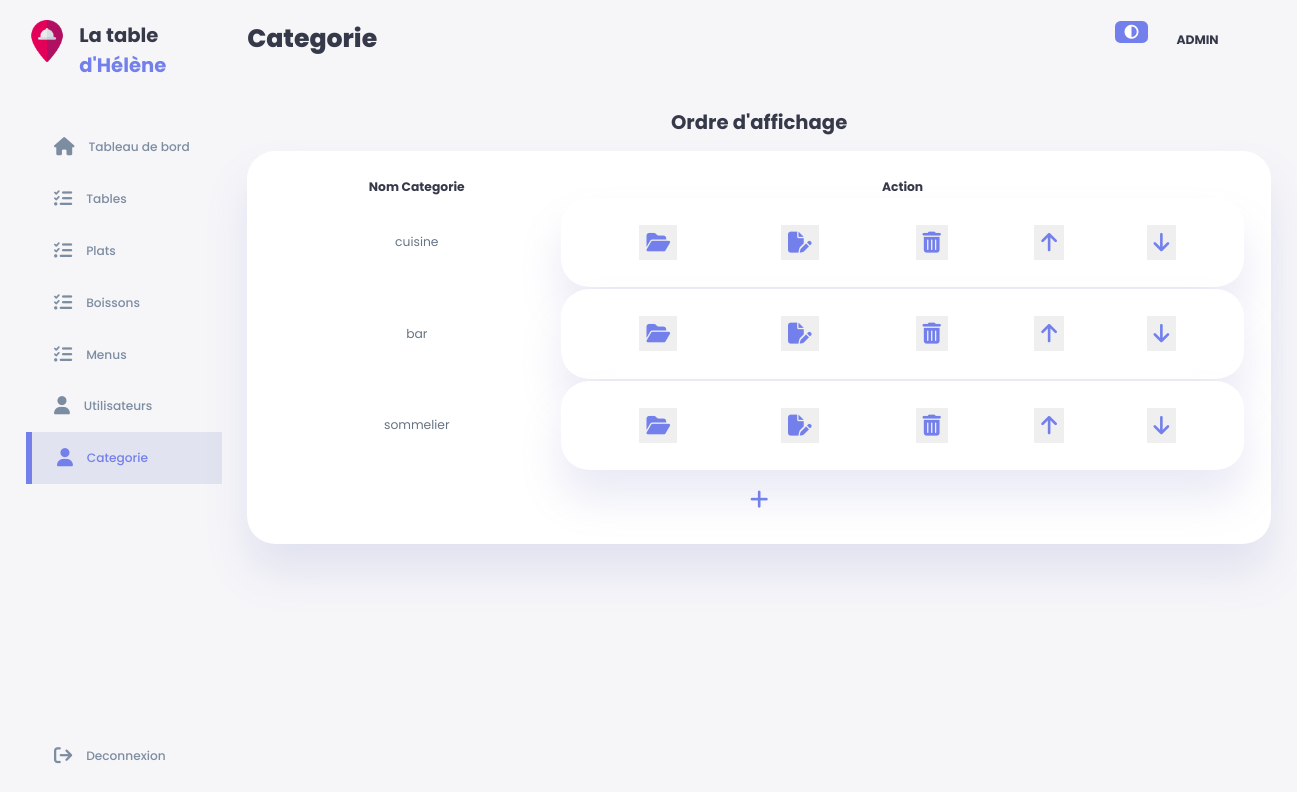
The app's page /index.php?page=categorie (signed in) with its own data.
### tables this page shows
CREATE TABLE `categorie_plat` (
  `id_cat` int(11) NOT NULL,
  `nom_cat` varchar(30) NOT NULL,
  `ordre_affichage_cat` int(11) NOT NULL
);

### index.php (called while the page is built, shortened)
<?php
require_once("include/secu.php");

### view/admin/categorie/categorie.php (the view, shortened to what this page needs)
<?php
if ($_SESSION["role"] == "admin") {
    ?>
    <!DOCTYPE html>
    <html lang="en">
    <head>
        <link rel="stylesheet" href="/SGRC/css/style_admin/produit/produit.css" />
        <link rel="stylesheet" href="/SGRC/css/style_admin/tableau_de_bord/tableau_de_bord.css" />
    </head>
    <body>
        <div class="container">
            <aside>
                <div class="top">
                    <div class="logo">
                        <img src="/SGRC/image/img/source/logo.png" alt="logo du site" />
                        <h2>La table <span class="primary">d'Hélène</span></h2>
                    </div>
                </div>
                <div class="sidebar">
                    <a href="?page=tableau">
                        <i class="fa-solid fa-house"></i>
                        <h3>Tableau de bord</h3>
                    </a>
                    <a href="?page=table">
                        <i class="fa-solid fa-list-check"></i>
                        <h3>Tables</h3>
                    </a>
                    <a href="?page=plat">
                        <i class="fa-solid fa-list-check"></i>
                        <h3>Plats</h3>
                    </a>
                    <a href="?page=boisson">
                        <i class="fa-solid fa-list-check"></i>
                        <h3>Boissons</h3>
                    </a>
                    <a href="?page=menu">
                        <i class="fa-solid fa-list-check"></i>
                        <h3>Menus</h3>
                    </a>
                    <a href="?page=users">
                        <i class="fa-solid fa-user"></i>
                        <h3>Utilisateurs</h3>
                    </a>
                    <a href="?page=categorie" class="active">
                        <i class="fa-solid fa-user"></i>
                        <h3>Categorie</h3>
                    </a>
                    <a href="/SGRC/php/deconnexion.php">
                        <i class="fa-solid fa-arrow-right-from-bracket"></i>
                        <h3>Deconnexion</h3>
                    </a>
                </div>
            </aside>
        <main>
            <h1>Categorie</h1>
            <div class="Produits">
                    <table class="table-grid">
                        <caption>
                            Ordre d'affichage
                        </caption>
                        <thead>
                            <tr>
                                <th>Nom Categorie</th>
                                <th>Action</th>
                            </tr>
                        </thead>
                        <?php
                        foreach ($categories as $categorie) {
                            ?>
                            <tbody>
                                <tr>
                                    <td>
                                        <?php echo $categorie['nom_cat']; ?>
                                    </td>
                                    <td>
                                        <table>
                                            <tr>
                                                <td>
                                                    <form method="post" action="?page=sous_categorie">
                                                        <button type="submit" value="modifier" class="btn btn-primmary"><i
                                                                class="fa-solid fa-folder-open"></i></button>
                                                    </form>
                                                </td>
                                                <td>
                                                    <form action="?page=modif_categorie" method="post">
                                                        <button type="submit" value="modifier" class="btn btn-primary"><i
                                                                class="fa-solid fa-file-pen"></i></button>
                                                    </form>
                                                </td>
                                                <td>
                                                    <form method="post" action="?page=suppr_cat">
                                                        <button type="submit"
                                                            onclick="return confirm ('êtes-vous sûr de vouloir supprimer ?')"><i
                                                                class="fa-solid fa-trash-can"></i></button>
                                                    </form>
                                                </td>
                                                <td>
                                                    <form method="post">
                                                        <button type="submit" value="modifier" class="btn btn-primmary"><i
                                                                class="fa-solid fa-arrow-up"></i></button>
                                                    </form>
                                                </td>
                                                <td>
                                                    <form method="post">
                                                        <button type="submit" value="modifier" class="btn btn-primmary"><i
                                                                class="fa-solid fa-arrow-down"></i></button>
                                                    </form>
                                                </td>
                                            </tr>
                                        </table>
                                    </td>
                                </tr>
                            </tbody>
                            <?php
                        }
                        ?>
                        <tr class="add">
                            <td colspan="4">
                                <a href="?page=ajout_categorie">
                                    <i class="fa-solid fa-plus"></i>
                                </a>
                            </td>
                        </tr>
                    </table>
            </main>
            <div class="right">
                <div class="top">
                    <div class="theme-toggler" id="theme-toggler">
                        <i class="fa-solid fa-circle-half-stroke active"></i>
                    </div>
                    <div class="profil">
                        <div class="info">
                            <br>
                            <p style="text-transform: uppercase;"><b>
                                    <?php echo $_SESSION['role'] ?>
                                </b></p>
                        </div>
                        <div class="profil-photot">
                        </div>
                    </div>
                </div>
            </div>
        </div>
    </body>
    </html>
    <?php
} else {
    echo ("vous n'avez pas le droit d'être là");
    header("Location:../../../index.php");
    exit();
}
?>

### css/style_admin/produit/produit.css (style rules this page uses)
main { margin-top: 1.4rem; }
main .Produits { margin-top: 2rem; display: grid; grid-template-columns: repeat(2, 1fr); gap: 1.6rem; }
.table-grid:nth-child(1) { grid-column: 1 / 3; }
main .Produits i { padding: 0.5rem; color: var(--color-primary); font-size: 1.5rem; }
main .Produits table caption { font-size: 1.4rem; font-weight: bold; text-align: center; margin: 1.5rem 0 1rem 0; }
main .Produits table { background: var(--color-white); width: 100%; border-radius: var(--card-border-radius); padding: var(--card-padding); text-align: center; box-shadow: var(--box-shadow); transition: all 300ms ease; }
main table tbody td { height: 2.8rem; border-bottom: 1px solid var(--color-light); color: var(--color-dark-variant); }
.add td i { margin-top: 10px; }
main table tbody tr:last-child td { border: none; }

### css/style_admin/tableau_de_bord/tableau_de_bord.css (style rules this page uses)
:root { --color-primary: #7380ec; --color-danger: #ff7782; --color-success: #41f1b6; --color-warning: #ffbb55; --color-white: #fff; --color-info-dark: #7d8da1; --color-info-light: #dce1eb; --color-dark: #363949; --color-light: rgba(132, 139, 200, 0.18); --color-primary-variant: #111e88; --color-dark-variant: #677483; --color-background: #f6f6f9; --color-scroll: #e5e5e5; --card-border-radius: 2rem; --boder-radius-1: 0.4rem; --boder-radius-2: 0.8rem; --boder-radius-3: 1.2rem; --card-padding: 1.8rem; --padding-1: 1.2rem; --box-shadow: 0 2rem 3rem var(--color-light); }
* { margin: 0; padding: 0; outline: 0; appearance: none; border: 0; text-decoration: none; list-style: none; box-sizing: border-box; }
html { font-size: 14px; }
body { width: 100vw; height: 100vh; font-family: poppins, sans-serif; font-size: 0.88rem; background-color: var(--color-background); user-select: none; overflow-x: hidden; color: var(--color-dark); zoom: 100%; }
.container { display: grid; width: 96%; margin: 0 auto; gap: 1.8rem; grid-template-columns: 14rem auto; }
a { color: var(--color-dark); }
img { display: block; width: 100%; }
h1 { font-weight: 800; font-size: 1.8rem; }
h2 { font-size: 1.4rem; }
h3 { font-size: 0.87rem; }
.profil-photot { width: 2.8rem; height: 2.8rem; border-radius: 50%; overflow: hidden; }
p { color: var(--color-dark-variant); }
b { color: var(--color-dark); }
.primary { color: var(--color-primary); }
aside { height: 100vh; }
aside .top { display: flex; align-items: center; justify-content: space-between; margin-top: 1.4rem; }
aside .logo { display: flex; gap: 0.8rem; }
aside .logo img { width: 3rem; height: 3rem; }
aside .sidebar { display: flex; flex-direction: column; height: 86vh; position: relative; top: 3rem; }
aside h3 { font-weight: 500; }
aside .sidebar a { display: flex; color: var(--color-info-dark); margin-left: 2rem; gap: 1rem; align-items: center; position: relative; height: 3.7rem; transition: all 300ms ease; }
aside .sidebar a i { font-size: 1.3rem; }
aside .sidebar a i { transition: all 300ms ease; }
aside .sidebar a:last-child { position: absolute; bottom: 2rem; width: 100%; }
aside .sidebar a.active { background: var(--color-light); color: var(--color-primary); margin-left: 0; }
aside .sidebar a.active:before { content: ""; width: 6px; height: 100%; background: var(--color-primary); }
aside .sidebar a.active i { color: var(--color-primary); margin-left: calc(1rem - 3px); }
main { margin-top: 1.4rem; }
main table tbody td { height: 0rem; border-bottom: 1px solid var(--color-light); color: var(--color-dark-variant); }
main table tbody tr:last-child td { border: none; }
.right { margin-top: 1.4rem; }
.right .top { display: flex; justify-content: end; gap: 2rem; }
.right .theme-toggler { background: var(--color-light); display: flex; justify-content: space-between; align-items: center; height: 1.6rem; width: 2.4rem; cursor: pointer; border-radius: var(--boder-radius-1); }
.right .theme-toggler i { font-size: 1rem; width: 100%; height: 100%; display: flex; align-items: center; justify-content: center; }
.right .theme-toggler i.active { background: var(--color-primary); color: #fff; border-radius: var(--boder-radius-1); }
.right .top .profil { display: flex; gap: 2rem; text-align: right; }
.right .top { position: fixed; top: 0; left: 0; align-items: center; padding: 0 0.8rem; height: 4.6rem; width: 100%; margin: 0; z-index: 2; }

### records on screen
categorie_plat: nom_cat "cuisine"
categorie_plat: nom_cat "bar"
categorie_plat: nom_cat "sommelier"

### other values on screen
$_SESSION['role'] "ADMIN"
